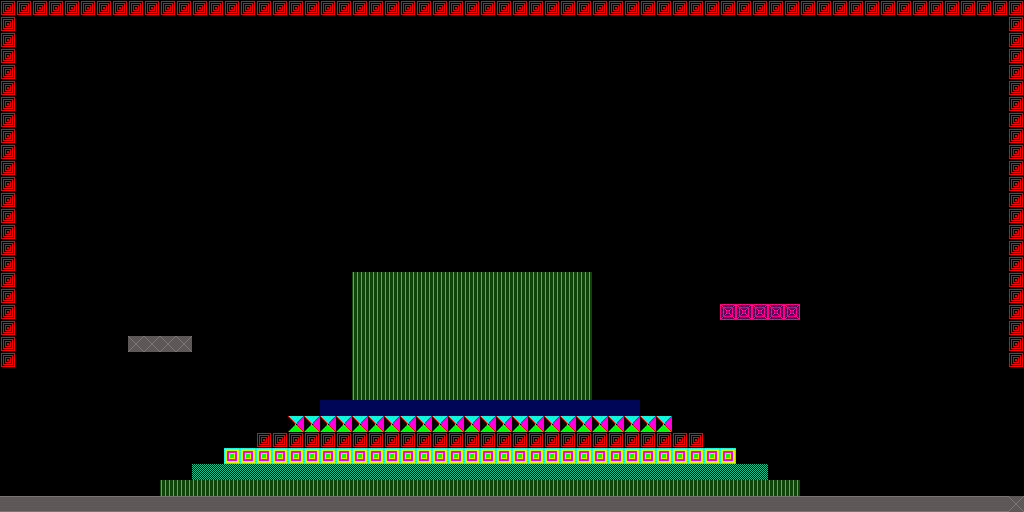

This game map was drawn from its Tiled (.tmx) file and the tilesets committed beside it. A one-line description and the trimmed map source follow:
An orthogonal 64x32 tile map with 16x16 px tiles, 1 tile layer (Tile Layer 1) and 2 objects (2x teleport).

<map version="1.0" orientation="orthogonal" width="64" height="32" tilewidth="16" tileheight="16">
 <tileset firstgid="1" name="Tiles" tilewidth="16" tileheight="16">
  <image source="ccbResources/Tiles.png" width="800" height="600" />
 </tileset>
 <layer name="Tile Layer 1" width="64" height="32">
  <data>[2048 cells, 481 non-empty, 9 distinct tile ids]</data>
 </layer>
 <objectgroup name="objects" width="64" height="32">
  <object type="teleport" x="0" y="371" width="16" height="122">
   <properties>
    <property name="direction" value="west" />
   </properties>
  </object>
  <object type="teleport" x="1007" y="370" width="15" height="124">
   <properties>
    <property name="direction" value="east" />
   </properties>
  </object>
 </objectgroup>
</map>
